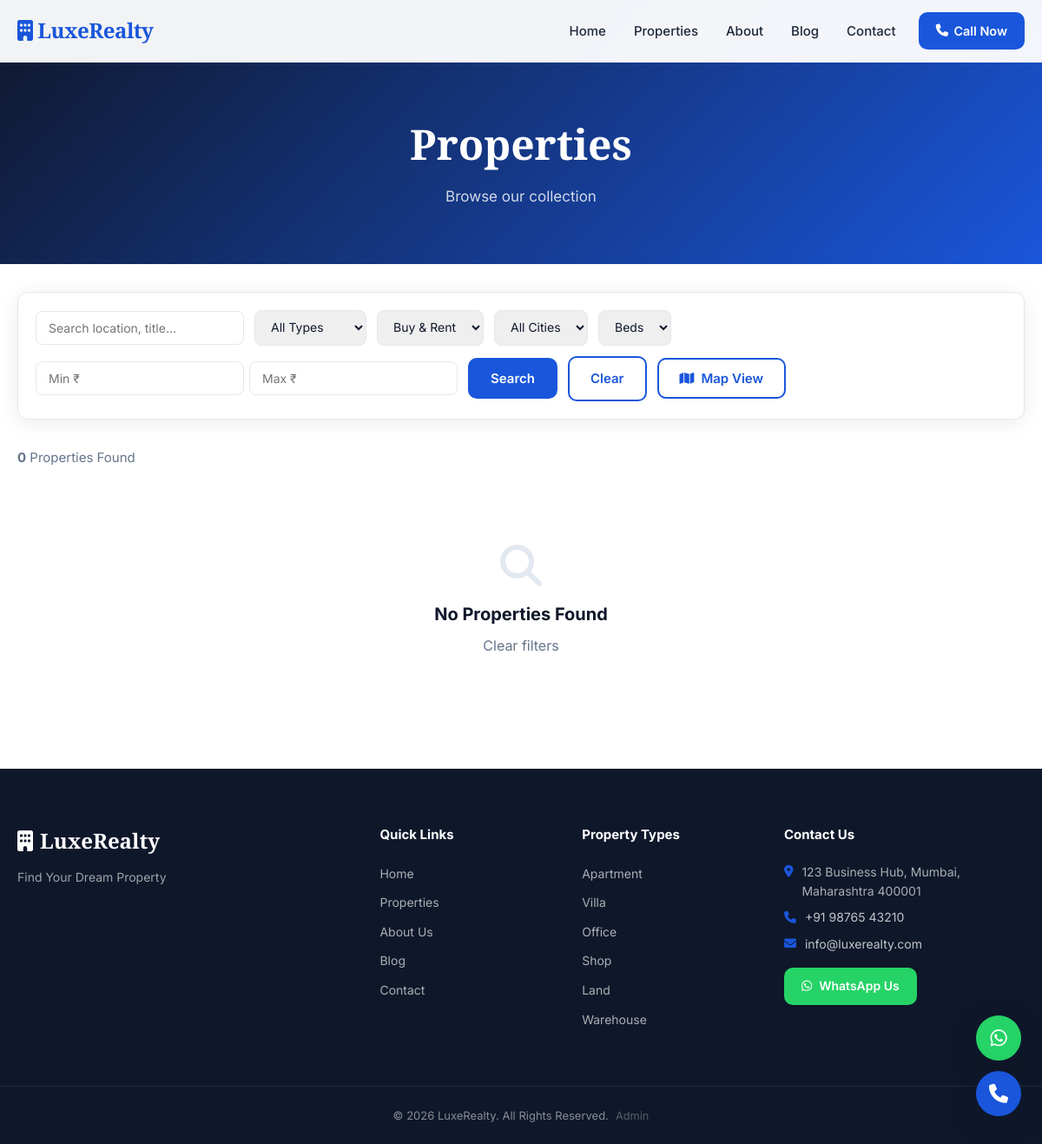
Screenshot of /properties with the database file from the repository.
### models.py (models this page shows, shortened)
class SiteSettings(db.Model):
    __tablename__ = 'site_settings'
    id = db.Column(db.Integer, primary_key=True)
    key = db.Column(db.String(100), unique=True, nullable=False)
    value = db.Column(db.Text, nullable=True)
    updated_at = db.Column(db.DateTime, default=datetime.utcnow, onupdate=datetime.utcnow)

### app.py (the view)
@app.route('/properties')
def properties():
    track('properties')
    page = request.args.get('page',1,type=int)
    q = Property.query
    for arg,col in [('type',Property.property_type),('listing',Property.listing_type),
                    ('city',Property.city),('furnishing',Property.furnishing)]:
        v = request.args.get(arg,'')
        if v: q = q.filter(col.ilike(f'%{v}%') if arg in ('type','city') else col==v)
    if request.args.get('bedrooms',type=int): q=q.filter(Property.bedrooms>=request.args.get('bedrooms',type=int))
    if request.args.get('min_price',type=float): q=q.filter(Property.price>=request.args.get('min_price',type=float))
    if request.args.get('max_price',type=float): q=q.filter(Property.price<=request.args.get('max_price',type=float))
    search = request.args.get('q','')
    if search:
        q = q.filter((Property.title.ilike(f'%{search}%'))|(Property.city.ilike(f'%{search}%'))|(Property.address.ilike(f'%{search}%')))
    status = request.args.get('status','')
    if status: q = q.filter(Property.status==status)
    props = q.order_by(Property.created_at.desc()).paginate(page=page,per_page=12,error_out=False)
    cities = [c[0] for c in db.session.query(Property.city).distinct().filter(Property.city.isnot(None)).all() if c[0]]
    all_props_geo = q.filter(Property.latitude.isnot(None), Property.longitude.isnot(None)).limit(200).all()
    geo_data = [{'id':p.id,'title':p.title,'lat':p.latitude,'lng':p.longitude,
                 'price':p.price,'type':p.property_type,'status':p.status,
                 'img': (url_for('static',filename='uploads/properties/'+p.images[0].filename) if p.images else ''),
                 'url': url_for('property_detail',slug=p.slug)} for p in all_props_geo]
    return render_template('public/properties.html', props=props, cities=cities,
                           geo_data=json.dumps(geo_data),
                           prop_types=['Apartment','Villa','Office','Shop','Land','Warehouse','Residential','Commercial','Industrial','Agricultural'])

### app.py (called while the page is built)
def get_settings():
    rows = SiteSettings.query.all()
    s = dict(SETTING_DEFAULTS)
    for r in rows: s[r.key] = r.value
    return s

@app.context_processor
def inject_globals():
    s = get_settings()
    ext = ExternalLink.query.filter_by(is_active=True).order_by(ExternalLink.sort_order).all()
    return dict(
        settings=s, now=datetime.utcnow(),
        header_links=[l for l in ext if l.link_type=='header_nav'],
        footer_links=[l for l in ext if l.link_type=='footer'],
        social_links=[l for l in ext if l.link_type=='social'],
        csrf_token=generate_csrf,
    )

def track(page):
    try:
        db.session.add(PageVisit(page=page, ip_address=request.remote_addr,
                                  user_agent=(request.user_agent.string or '')[:300]))
        db.session.commit()
    except Exception: pass

### templates/public/properties.html (shortened to what this page needs)
{% extends "partials/base.html" %}
{% block content %}
<section class="page-hero">
  <div class="container"><h1>Properties</h1><p>Browse our collection</p></div>
</section>
<section class="properties-page">
  <div class="container">
    <div class="filters-bar">
      <form method="GET" action="{{ url_for('properties') }}" class="filters-form" id="filterForm">
        <div class="filter-group"><input type="text" name="q" value="{{ request.args.get('q','') }}" placeholder="Search location, title..." class="filter-input"></div>
        <div class="filter-group">
          <select name="type" class="filter-select" onchange="this.form.submit()">
            <option value="">All Types</option>
          </select>
        </div>
        <div class="filter-group">
          <select name="listing" class="filter-select" onchange="this.form.submit()">
            <option value="">Buy & Rent</option>
          </select>
        </div>
        <div class="filter-group">
          <select name="city" class="filter-select" onchange="this.form.submit()">
            <option value="">All Cities</option>
          </select>
        </div>
        <div class="filter-group">
          <select name="bedrooms" class="filter-select" onchange="this.form.submit()">
            <option value="">Beds</option>
          </select>
        </div>
        <div class="filter-group filter-price">
          <input type="number" name="min_price" value="{{ request.args.get('min_price','') }}" placeholder="Min ₹" class="filter-input">
          <input type="number" name="max_price" value="{{ request.args.get('max_price','') }}" placeholder="Max ₹" class="filter-input">
        </div>
        <button type="submit" class="btn btn-primary btn-sm">Search</button>
        <a href="{{ url_for('properties') }}" class="btn btn-outline btn-sm">Clear</a>
        <button type="button" class="btn btn-outline btn-sm" onclick="toggleMapView()" id="mapToggleBtn">
          <i class="fas fa-map"></i> Map View
        </button>
      </form>
    </div>
    <div class="results-header">
      <p class="results-count"><strong>{{ props.total }}</strong> Properties Found</p>
    </div>
    {% if props.items %}
    <div class="properties-grid properties-grid-3" id="gridView">
      {% for prop in props.items %}{% include "partials/property_card.html" %}{% endfor %}
    </div>
    {% if props.pages > 1 %}
    <div class="pagination">
      {% if props.has_prev %}<a href="{{ url_for('properties', page=props.prev_num, **request.args) }}" class="page-btn"><i class="fas fa-chevron-left"></i></a>{% endif %}
      {% for p in props.iter_pages() %}{% if p %}<a href="{{ url_for('properties', page=p, **request.args) }}" class="page-btn {% if p==props.page %}active{% endif %}">{{ p }}</a>{% else %}<span class="page-dots">…</span>{% endif %}{% endfor %}
      {% if props.has_next %}<a href="{{ url_for('properties', page=props.next_num, **request.args) }}" class="page-btn"><i class="fas fa-chevron-right"></i></a>{% endif %}
    </div>
    {% endif %}
    {% else %}
    <div class="empty-state"><i class="fas fa-search"></i><h3>No Properties Found</h3><p><a href="{{ url_for('properties') }}">Clear filters</a></p></div>
    {% endif %}
  </div>
</section>
{% endblock %}
{% block extra_js %}
<link rel="stylesheet" href="https://unpkg.com/leaflet@1.9.4/dist/leaflet.css"/>
{% endblock %}

### templates/partials/base.html (shortened to what this page needs)
<!DOCTYPE html>
<html lang="en">
<head>
  <link rel="stylesheet" href="https://cdnjs.cloudflare.com/ajax/libs/font-awesome/6.5.0/css/all.min.css">
  <link rel="stylesheet" href="{{ url_for('static', filename='css/style.css') }}">
</head>
<body>
<nav class="navbar" id="navbar">
  <div class="nav-container">
    <a href="{{ url_for('index') }}" class="nav-logo">
      {% if settings.logo %}
        <img src="{{ url_for('static', filename='uploads/profiles/' + settings.logo) }}" alt="{{ settings.site_name }}" class="logo-img">
      {% else %}
        <span class="logo-text"><i class="fas fa-building"></i> {{ settings.site_name }}</span>
      {% endif %}
    </a>
    <ul class="nav-menu" id="navMenu">
      <li><a href="{{ url_for('index') }}" class="nav-link {% if request.endpoint=='index' %}active{% endif %}">Home</a></li>
      <li><a href="{{ url_for('properties') }}" class="nav-link {% if request.endpoint=='properties' %}active{% endif %}">Properties</a></li>
      <li><a href="{{ url_for('about') }}" class="nav-link {% if request.endpoint=='about' %}active{% endif %}">About</a></li>
      <li><a href="{{ url_for('blog') }}" class="nav-link {% if request.endpoint in ['blog','blog_detail'] %}active{% endif %}">Blog</a></li>
      <li><a href="{{ url_for('contact') }}" class="nav-link {% if request.endpoint=='contact' %}active{% endif %}">Contact</a></li>
      <li class="nav-cta">
        <a href="tel:{{ settings.phone }}" class="btn-call"><i class="fas fa-phone"></i> Call Now</a>
      </li>
    </ul>
  </div>
</nav>
<main>{% block content %}{% endblock %}</main>
<footer class="footer">
  <div class="footer-top">
    <div class="container">
      <div class="footer-grid">
        <div class="footer-col">
          {% if settings.logo %}
            <img src="{{ url_for('static', filename='uploads/profiles/' + settings.logo) }}" alt="{{ settings.site_name }}" class="logo-img-sm">
          {% else %}
            <span class="logo-text-white"><i class="fas fa-building"></i> {{ settings.site_name }}</span>
          {% endif %}
          <p class="footer-desc">{{ settings.tagline }}</p>
        </div>
        <div class="footer-col">
          <h4>Quick Links</h4>
          <ul>
            <li><a href="{{ url_for('index') }}">Home</a></li>
            <li><a href="{{ url_for('properties') }}">Properties</a></li>
            <li><a href="{{ url_for('about') }}">About Us</a></li>
            <li><a href="{{ url_for('blog') }}">Blog</a></li>
            <li><a href="{{ url_for('contact') }}">Contact</a></li>
          </ul>
        </div>
        <div class="footer-col">
          <h4>Property Types</h4>
          <ul>
            {% for pt in ['Apartment','Villa','Office','Shop','Land','Warehouse'] %}
            <li><a href="{{ url_for('properties') }}?type={{ pt }}">{{ pt }}</a></li>
            {% endfor %}
          </ul>
        </div>
        <div class="footer-col">
          <h4>Contact Us</h4>
          <div class="contact-info">
            <p><i class="fas fa-map-marker-alt"></i> {{ settings.address }}</p>
            <p><i class="fas fa-phone"></i> <a href="tel:{{ settings.phone }}">{{ settings.phone }}</a></p>
            <p><i class="fas fa-envelope"></i> <a href="mailto:{{ settings.email }}">{{ settings.email }}</a></p>
          </div>
          <a href="https://wa.me/{{ settings.whatsapp }}" target="_blank" class="whatsapp-btn">
            <i class="fab fa-whatsapp"></i> WhatsApp Us
          </a>
        </div>
      </div>
    </div>
  </div>
  <div class="footer-bottom">
    <div class="container footer-bottom-inner">
      <p>&copy; {{ now.year }} {{ settings.site_name }}. All Rights Reserved.</p>
      <div class="footer-bottom-links">
        <a href="/{{ settings.admin_path or 'admin' }}/login" class="admin-link">Admin</a>
      </div>
    </div>
  </div>
</footer>
<div class="floating-buttons">
  <a href="https://wa.me/{{ settings.whatsapp }}" target="_blank" class="float-btn whatsapp-float" title="WhatsApp">
    <i class="fab fa-whatsapp"></i>
  </a>
  <a href="tel:{{ settings.phone }}" class="float-btn call-float" title="Call Now">
    <i class="fas fa-phone"></i>
  </a>
</div>
{% block extra_js %}{% endblock %}
</body>
</html>

### rows the page displays
SiteSettings: site_name "LuxeRealty"
SiteSettings: tagline "Find Your Dream Property"
SiteSettings: address "123 Business Hub, Mumbai, Maharashtra 400001"
SiteSettings: phone "+91 98765 43210"
SiteSettings: email "info@luxerealty.com"

### other values shown
{{ props.total }} "0"
{{ pt }} "Apartment" "Villa" "Office" "Shop" "Land" "Warehouse"
